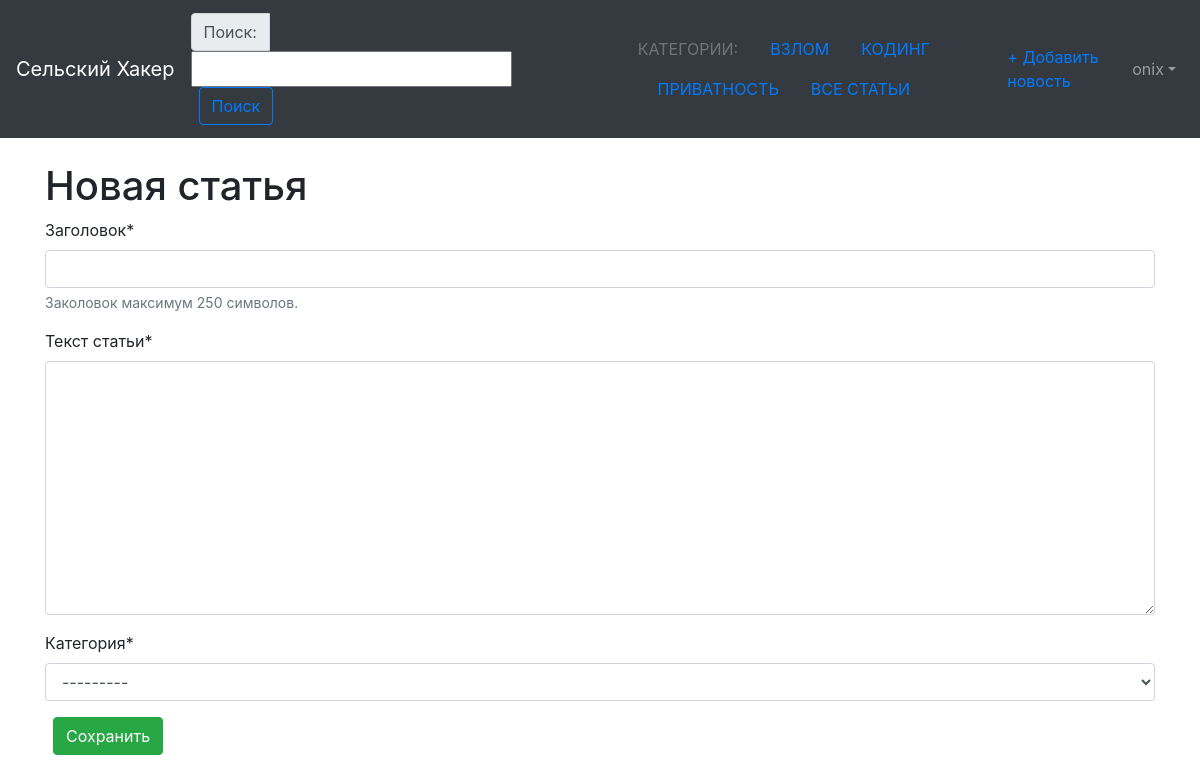
The page /articles/article_new/ (signed in) on the database its author committed.
### articles/models.py (models this page shows)
class Category(models.Model):
	name = models.CharField(max_length=30, db_index=True, verbose_name='Название')
	class Meta:
		verbose_name = 'Категория'
		verbose_name_plural = 'Категории'
	def __str__(self):
		return self.name

### users/models.py (models this page shows)
class CustomUser(AbstractUser):
	age = models.PositiveIntegerField(null=True, blank=True)

### articles/views.py (the view, shortened to what this page needs)
# urls.py: path('article_new/', ArticleCreateView.as_view(), name='article_new'),
class ArticleCreateView(PermissionRequiredMixin, CreateView):
	form_class = ArticleForm
	template_name = 'article_new.html'
	login_url = 'login'
	permission_required = 'articles.add_article'

### articles/forms.py
class ArticleForm(ModelForm):
	class Meta:
		model = Article
		fields = ('title', 'body', 'category')
		help_texts = {'title': 'Заколовок максимум 250 символов.'}

### articles/context_processors.py (called while the page is built)
def categories_and_search(request):
    return {'categories': Category.objects.only('name'),
            'search_form': SearchForm}

### articles/templatetags/filtersandtags.py (called while the page is built)
@register.inclusion_tag('tags/categories_list.html')
def categories_list(categories):
	return {'categories': categories}

### templates/article_new.html
{% extends 'base.html' %}
{% load crispy_forms_tags %}
{% block content %}
	<h1>Новая статья</h1>
	<form action="" method="post">{% csrf_token %}
		{{ form|crispy }}
		<button class="btn btn-success ml-2" type="submit">Сохранить</button>
	</form>
{% endblock content %}

### templates/base.html (shortened to what this page needs)
{% load bootstrap4 %}
{% bootstrap_css %}
{% load filtersandtags %}
{% load cache %}
<!DOCTYPE html>
<html>
<head>
</head>
<body>
	<nav class="navbar navbar-expand-md navbar-dark bg-dark mb-4">
		<a class="navbar-brand" href="{% url 'home' %}">Сельский Хакер</a>
		<form class="form-inline navbar-brand mb-0" action="{% url 'search' %}" method="get">
			<div class="input-group">
				<div class="input-group-prepend">
					<label class="input-group-text">Поиск:</label>
				</div>
				{{ search_form.keyword }}
				<button class="btn btn-outline-primary ml-2" type="submit">Поиск</button>
			</div>
		</form>
		{% cache 3600 category_list %}
		{% categories_list categories %}
		{% endcache %}
		{% if perms.articles.add_article %}
		<div class="navbar-collapse">
			<ul class="navbar-nav ml-auto">
				<li class="nav-item"><a href="{% url 'article_new' %}">+ Добавить новость</a></li>
			</ul>
		</div>
		{% endif %}
		<div class="collapse navbar-collapse" id="navbarCollapse">
			{% if user.is_authenticated %}
			<ul class="navbar-nav ml-auto">
				<li class="nav-item">
					<a class="nav-link dropdown-toggle" href="#" id="userMenu" data-toggle="dropdown" aria-haspopup="true" aria-expanded="false">{{ user.username }}</a>
				</li>
			</ul>
			{% else %}
			<form class="form-inline ml-auto">
				<a href="{% url 'login' %}" class="btn btn-outline-secondary">Войти</a>
				<a href="{% url 'signup' %}" class="btn btn-primary ml-2">Зарегистрироваться</a>
			</form>
			{% endif %}
		</div>
	</nav>
	<div class="container">
		{% block content %}
		{% endblock content %}
	</div>
</body>
</html>

### templates/tags/categories_list.html
<ul class="nav justify-content-center">
	<li class="nav-item">
		<a class="nav-link disabled text-uppercase" href="#" tabindex="-1" aria-disabled="true">Категории:</a>
	</li>
	{% for category in categories %}
	<li class="nav-item text-uppercase">
		<a class="nav-link active" href="{% url 'category_detail' category.pk %}">{{ category.name }}</a>
	</li>
	{% endfor %}
	<li class="nav-item text-uppercase">
		<a class="nav-link active" href="{% url 'article_list' %}">Все Статьи</a>
	</li>
</ul>

### rows shown on the page
Category: name "ВЗЛОМ"
Category: name "КОДИНГ"
Category: name "ПРИВАТНОСТЬ"
CustomUser: username "onix"
